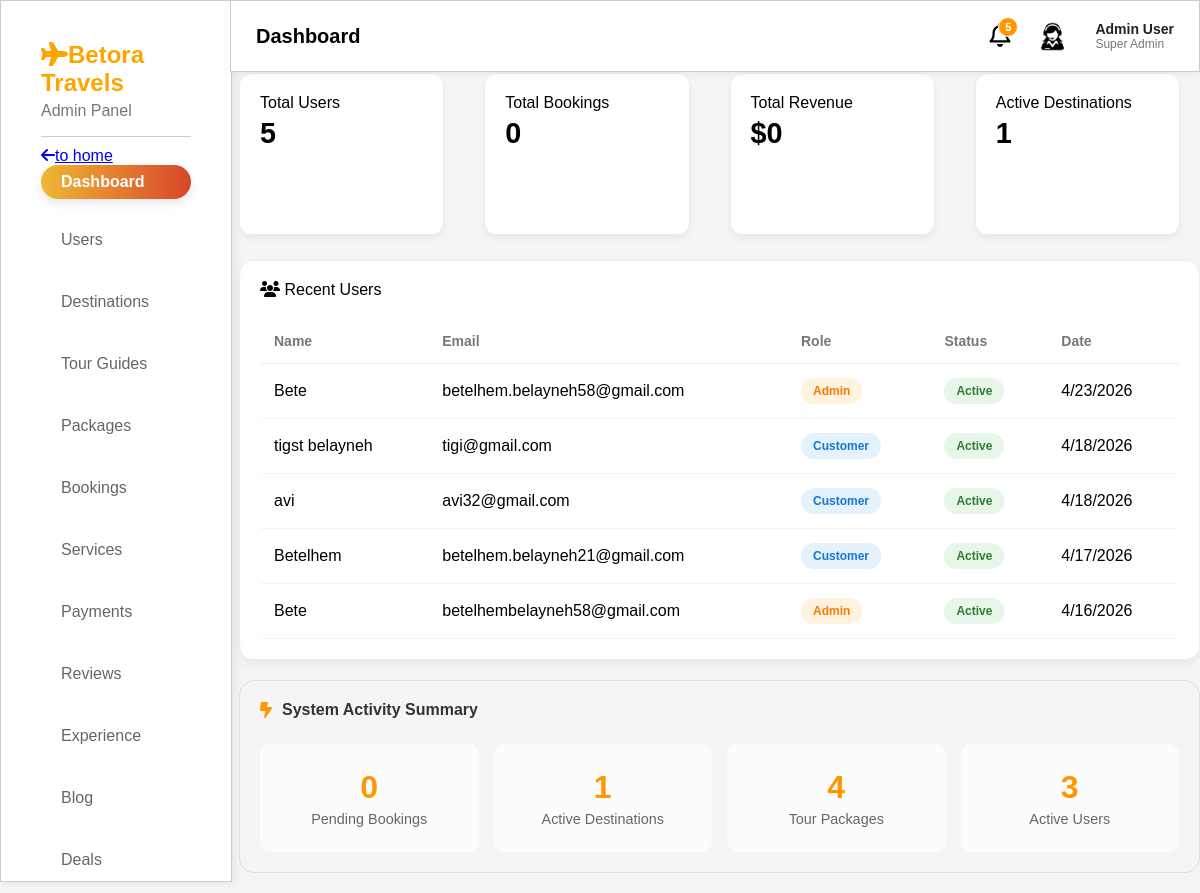
Page /admin/dashboard.php (signed in) on the committed database.
### tables this page shows
CREATE TABLE `users` (
  `id` int(11) NOT NULL,
  `fullname` varchar(100) DEFAULT NULL,
  `username` varchar(50) NOT NULL,
  `email` varchar(100) DEFAULT NULL,
  `password` varchar(255) DEFAULT NULL,
  `phone` varchar(20) DEFAULT NULL,
  `role` enum('admin','customer') DEFAULT 'customer',
  `created_at` timestamp NOT NULL DEFAULT current_timestamp(),
  `status` enum('active','suspended') DEFAULT 'active'
);

### admin/dashboard.php (the view, shortened to what this page needs)
<?php
include "../db.php";
$total_users = $conn->query("SELECT COUNT(*) as count FROM users")->fetch_assoc()['count'];
$total_bookings = $conn->query("SELECT COUNT(*) as count FROM bookings")->fetch_assoc()['count'];
$total_revenue = $conn->query("SELECT SUM(amount) as total FROM payments")->fetch_assoc()['total'] ?? 0;
$active_destinations = $conn->query("SELECT COUNT(*) as count FROM destinations")->fetch_assoc()['count'];
$new_users = $conn->query("
    SELECT fullname, email, role, created_at
    FROM users
    ORDER BY created_at DESC
    LIMIT 5
");
$pending_bookings = $conn->query("
    SELECT COUNT(*) as count
    FROM bookings
    WHERE status='pending'
")->fetch_assoc()['count'];
$total_tour_packages = $conn->query("
    SELECT COUNT(*) as count
    FROM packages
")->fetch_assoc()['count'];
$active_users = $conn->query("
    SELECT COUNT(*) as count
    FROM users
    WHERE role='customer'
")->fetch_assoc()['count'];
?>
<!DOCTYPE html>
<html>
<head>
    <link rel="stylesheet" href="style.css">
</head>
<body>
<?php include "layout.php"; ?>
<div class="dashboard-content">
    <h1 class="welcome-msg">Welcome back, Admin!</h1>
    <div class="stats-grid">
        <div class="stat-card">
            <span>Total Users</span>
            <h2><?php echo $total_users; ?></h2>
        </div>
        <div class="stat-card">
            <span>Total Bookings</span>
            <h2><?php echo $total_bookings; ?></h2>
        </div>
        <div class="stat-card">
            <span>Total Revenue</span>
            <h2>$<?php echo number_format($total_revenue); ?></h2>
        </div>
        <div class="stat-card">
            <span>Active Destinations</span>
            <h2><?php echo $active_destinations; ?></h2>
        </div>
    </div>
    <div class="users-section">
    <div class="card-title">
        <i class="fa-solid fa-users"></i> Recent Users
    </div>
    <div class="table-scroll">
        <table class="user-table">
            <thead>
                <tr>
                    <th>Name</th>
                    <th>Email</th>
                    <th>Role</th>
                    <th>Status</th>
                    <th>Date</th>
                </tr>
            </thead>
            <tbody>
                <?php while($user = $new_users->fetch_assoc()): ?>
                <tr>
                    <td><?php echo htmlspecialchars($user['fullname']); ?></td>
                    <td><?php echo htmlspecialchars($user['email']); ?></td>
                    <td>
                        <span class="role-badge role-<?php echo strtolower($user['role']); ?>">
                            <?php echo ucfirst($user['role']); ?>
                        </span>
                    </td>
                    <td>
                        <span class="status-badge status-<?php echo strtolower($user['status'] ?? 'active'); ?>">
                            <?php echo ucfirst($user['status'] ?? 'active'); ?>
                        </span>
                    </td>
                    <td><?php echo date("n/j/Y", strtotime($user['created_at'])); ?></td>
                </tr>
                <?php endwhile; ?>
            </tbody>
        </table>
    </div>
</div>
    <div class="activity-summary-card">
        <div class="summary-header">
            <i class="fa-solid fa-bolt-lightning"></i>
            <span>System Activity Summary</span>
        </div>
        <div class="summary-grid">
            <div class="summary-item">
                <div class="summary-number"><?php echo $pending_bookings; ?></div>
                <div class="summary-label">Pending Bookings</div>
            </div>
            <div class="summary-item">
                <div class="summary-number"><?php echo $active_destinations; ?></div>
                <div class="summary-label">Active Destinations</div>
            </div>
            <div class="summary-item">
                <div class="summary-number"><?php echo $total_tour_packages; ?></div>
                <div class="summary-label">Tour Packages</div>
            </div>
            <div class="summary-item">
                <div class="summary-number"><?php echo $active_users; ?></div>
                <div class="summary-label">Active Users</div>
            </div>
        </div>
    </div>
</div>
</body>
</html>

### admin/style.css (style rules this page uses)
body { margin:0; font-family:Arial; background:#f5f5f5; }
h1 { font-size: 20px; }
.dashboard-content { margin-left: 239px; }
.welcome-msg { margin-top: 10px; font-size: 35px; font-weight: 600; color: orange; }
.stats-grid { display: grid; grid-template-columns: repeat(auto-fit, minmax(200px, 1fr)); gap: 20px; margin-top: 20px; }
.stat-card { height: 120px; margin-right: 20px; background: #fff; padding: 20px; border-radius: 12px; box-shadow: 0 4px 6px rgba(0,0,0,0.05); border: 1px solid #eee; }
.table-scroll { overflow-x:auto; }
.user-table { min-width:700px; }
.stat-card h2 { font-size: 1.8rem; margin: 5px 0; font-weight: 700; }
.users-section { background:#fff; margin-top:25px; padding:20px; border-radius:14px; border:1px solid #eee; box-shadow:0 4px 10px rgba(0,0,0,0.05); }
.user-table { width:100%; border-collapse:collapse; margin-top:20px; }
.user-table th { text-align:left; padding:14px; color:#777; font-size:14px; border-bottom:1px solid #eee; }
.user-table td { padding:14px; border-bottom:1px solid #f5f5f5; }
.role-badge, .status-badge { padding:6px 12px; border-radius:20px; font-size:12px; font-weight:600; display:inline-block; }
.role-admin { background:#fff3e0; color:#f57c00; }
.role-customer { background:#e3f2fd; color:#1976d2; }
.status-active { background:#e8f5e9; color:#2e7d32; }
.activity-summary-card { border: 1px solid #e0e0e0; border-radius: 15px; padding: 20px; margin-top: 20px; margin-bottom: 20px; }
.summary-header { display: flex; align-items: center; gap: 10px; font-weight: bold; color: #333; margin-bottom: 25px; }
.summary-header i { color: #ff9800; }
.summary-grid { display: flex; justify-content: space-between; gap: 15px; }
.summary-item { flex: 1; background: #fcfcfc; padding: 25px 10px; border-radius: 10px; text-align: center; transition: transform 0.2s ease; }
.summary-number { font-size: 2rem; font-weight: 800; color: #ff9800; margin-bottom: 5px; }
.summary-label { font-size: 0.9rem; color: #666; }

### rows in the picture
users: fullname "Bete", email "betelhem.belayneh58@gmail.com", role "Admin", status "Active", created_at "4/23/2026"
users: fullname "tigst belayneh", email "tigi@gmail.com", role "Customer", status "Active", created_at "4/18/2026"
users: fullname "avi", email "avi32@gmail.com", role "Customer", status "Active", created_at "4/18/2026"
users: fullname "Betelhem", email "betelhem.belayneh21@gmail.com", role "Customer", status "Active", created_at "4/17/2026"
users: fullname "Bete", email "betelhembelayneh58@gmail.com", role "Admin", status "Active", created_at "4/16/2026"

### other values in the picture
$pageTitle "Dashboard"
$total_users "5"
$total_bookings "0"
$total_revenue "0"
$active_destinations "1"
$pending_bookings "0"
$total_tour_packages "4"
$active_users "3"
